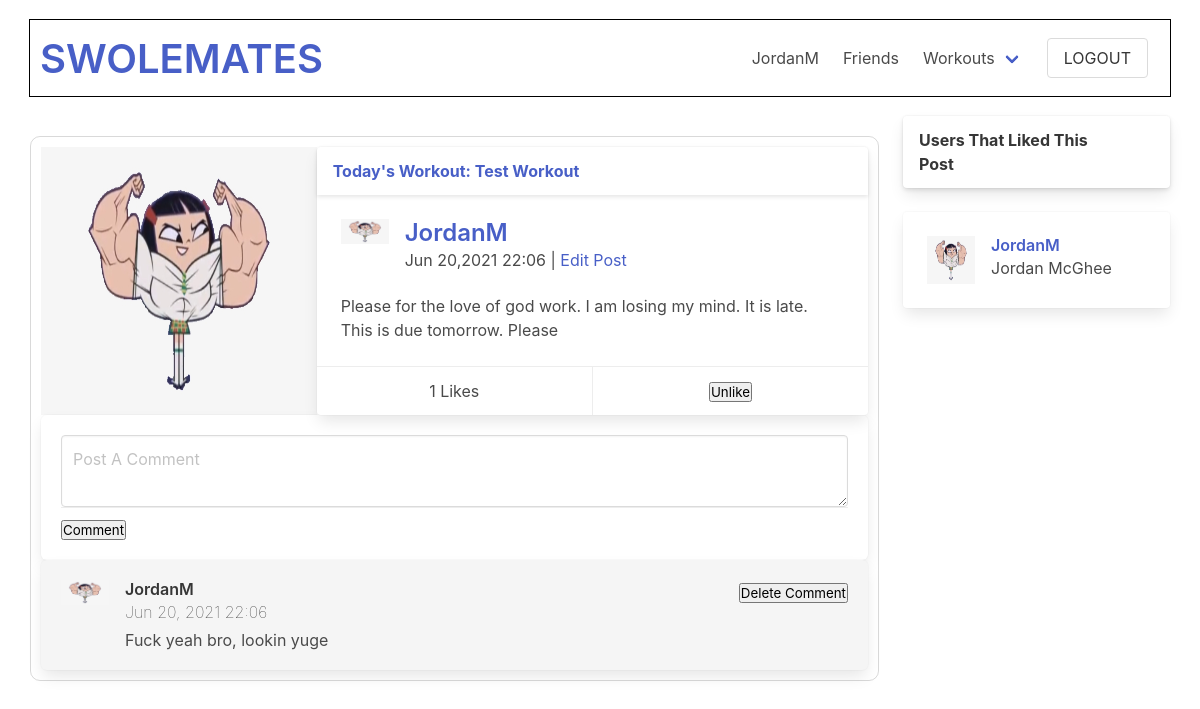
The page /swolemates/post/31 (signed in) on the database as committed earlier.
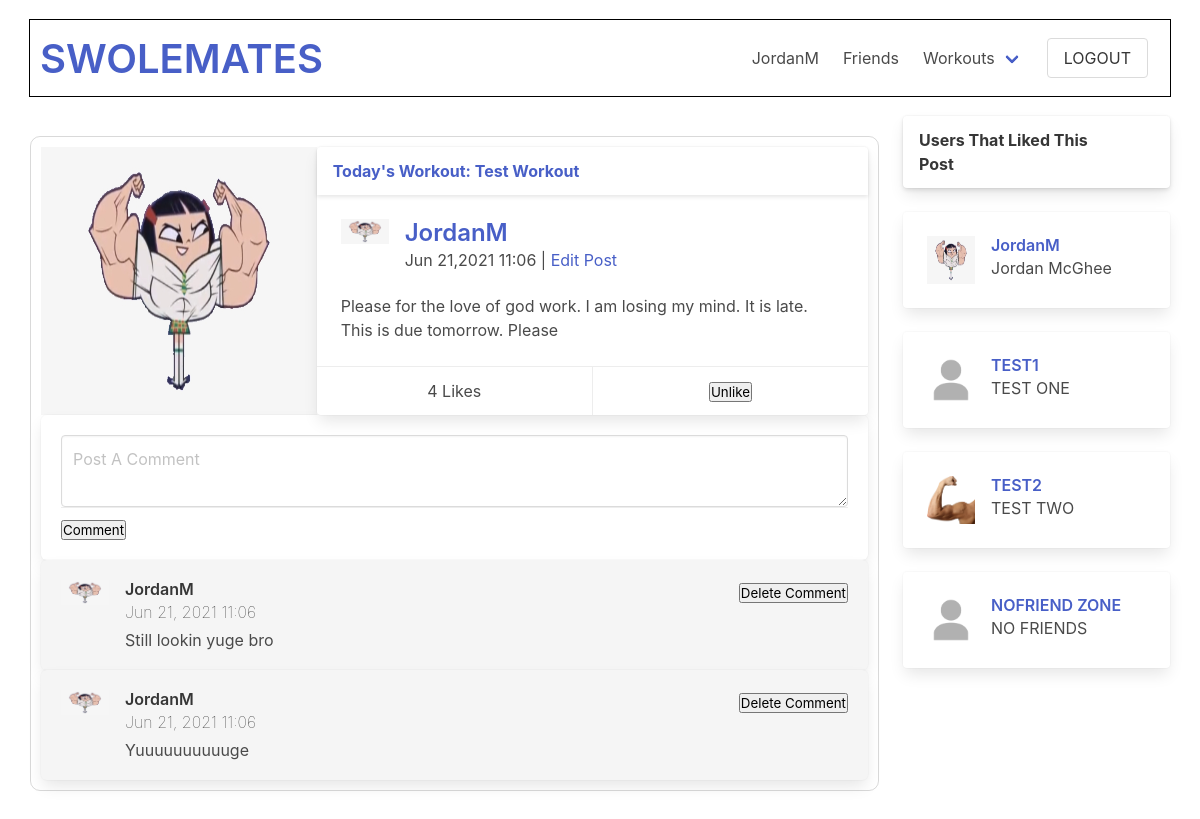
The same page on the database as committed later.
### swolemates_app/models.py (models this page shows, shortened)
class User(models.Model):
    first_name = models.CharField(max_length = 50)
    last_name = models.CharField(max_length = 50)
    username = models.CharField(max_length=45, unique=True)
    email = models.EmailField(unique=True)
    password = models.CharField(max_length = 60)
    profile_photo = models.ImageField(default='default.png', upload_to = "images/")
    bio = models.TextField(blank=True, null=True)
    fav_exercises = models.TextField(blank=True, null=True)
    objects = UserManager()
    friends = models.ManyToManyField('self', blank=True)
    created_at = models.DateTimeField(auto_now_add=True)
    updated_at = models.DateTimeField(auto_now=True)
    def __str__(self):
        return self.username

class Post(models.Model):
    content = models.TextField()
    image = models.ImageField(null=True, blank=True, upload_to = "images/")
    posted_by = models.ForeignKey(User, related_name="posts", on_delete=models.CASCADE)
    liked_by = models.ManyToManyField(User, related_name="liked_posts", blank=True)
    workout = models.ForeignKey(Workout, null=True, blank=True, related_name="posts", on_delete=models.SET_NULL)
    objects = PostCommentManager()
    created_at = models.DateTimeField(auto_now_add=True)
    updated_at = models.DateTimeField(auto_now=True)

class Workout(models.Model):
    name = models.CharField(max_length=50)
    created_by = models.ForeignKey(User, related_name="workouts", on_delete=models.CASCADE)
    liked_by = models.ManyToManyField(User, related_name="liked_workouts", blank=True)
    objects = WorkoutManager()
    created_at = models.DateTimeField(auto_now_add=True)
    updated_at = models.DateTimeField(auto_now=True)

class Comment(models.Model):
    content = models.TextField()
    post = models.ForeignKey(Post, related_name="comments", on_delete=models.CASCADE)
    posted_by = models.ForeignKey(User, related_name="comments", on_delete=models.CASCADE)
    liked_by = models.ManyToManyField(User, related_name="liked_comments", blank=True)
    objects = PostCommentManager()
    created_at = models.DateTimeField(auto_now_add=True)
    updated_at = models.DateTimeField(auto_now=True)

### swolemates_app/views.py (the view)
# urls.py: path('swolemates/post/<int:post_id>', views.view_post),
def view_post(request,post_id):
    post = Post.objects.get(id=post_id)
    context = {
        "user": User.objects.get(id=request.session["user_id"]),
        "profile": post.posted_by,
        "post": post,
    }
    return render(request, "post_view.html", context)

### swolemates_app/templates/post_view.html (shortened to what this page needs)
<!DOCTYPE html>
<html lang="en">
<head>
    <link rel="stylesheet" href="https://cdn.jsdelivr.net/npm/bulma@0.9.3/css/bulma.min.css">
    {% load static %}
    <link rel="stylesheet" href="{% static 'css/home_page.css' %}">
</head>
<body>
    <div id="wrapper">
        <nav class="navbar">
            <div class="navbar-brand">
                    <p class="title is-2 is-align-self-center" id="wtf"><a href="/swolemates">SWOLEMATES</a></p>
            </div>
            <div class="navbar-menu navbar-end">
                <a href="/swolemates/user/{{user.username}}" class="navbar-item">
                    {{user.username}}
                </a>
                <a href="/swolemates/user/{{user.username}}/friends" class="navbar-item">
                    Friends
                </a>
                <div class="navbar-item has-dropdown is-hoverable">
                    <a href="/swolemates/user/{{user.username}}/workouts" class="navbar-link">
                        Workouts
                    </a>
                </div>
                <div class="navbar-item">
                    <form action="/logout" method="POST">
                        <input type="submit" value="LOGOUT" class="button" id="logout">
                    </form>
                </div>
            </div>
        </nav>
    <div class="tile is-ancestor is-align-items-flex-start">
        <div class="tile is-parent is-vertical is-9">
            <div class="tile is-child is-vertical">
                <div class="post">
                    <div class="tile is-12">
                            {% if post.image %}
                                <div class="tile is-4">
                                    <img src="/media/{{post.image}}" alt="{{post.posted_by}} image">
                                </div>
                            {% endif %}
                            <div class="tile" id="test">
                                <div class="card">
                                    {% if post.workout %}
                                    <header class="card-header">
                                        <p class="card-header-title">
                                            <a href="/swolemates/workout/{{post.workout.id}}">Today's Workout: {{post.workout.name}}</a>
                                        </p>
                                    </header>
                                    {% endif %}
                                    <div class="card-content">
                                        <div class="media">
                                            <div class="media-left">
                                                <figure class="image is-48x48">
                                                <img src="/media/{{post.posted_by.profile_photo}}" alt="profile photo">
                                                </figure>
                                            </div>
                                            <div class="media-content">
                                                <p class="title is-4"><a href="/swolemates/user/{{post.posted_by.username}}">{{post.posted_by}}</a></p>
                                                <p class="subtitle is-6">{{post.updated_at|date:"M d,Y H:m "}} {% if post.posted_by == user %}|  <a href="/swolemates/post/{{post.id}}/edit">Edit Post</a> {% endif %}</p>
                                            </div>
                                        </div>
                                        <div class="content">
                                            <p>{{post.content}}</p>
                                        </div>
                                    </div>
                                    <footer class="card-footer">
                                        <p class="card-footer-item">{{post.liked_by.all|length}} Likes</p>
                                        {% if user in post.liked_by.all %}
                                            <div class="card-footer-item">
                                                <form action="/swolemates/post/{{post.id}}/remove_like" method="POST" >
                                                    <input type="submit" value="Unlike">
                                                </form>
                                            </div>
                                        {% endif %}
                                    </footer>
                                </div>
                            </div>
                    </div>
                    <div class="tile is-12">
                        <div class="box">
                            <div class="media">
                                <form action="/swolemates/post/{{post.id}}/add_comment" method="POST">
                                <div class="media-content">
                                    <textarea class="textarea" name="content" id="home-text-area" cols="300" rows="2" placeholder="Post A Comment"></textarea>
                                </div>
                                <div class="media">
                                    <input type="submit" value="Comment">
                                </div>
                                </form>
                            </div>
                        </div>
                    </div>
                    <div class="tile is-12 is-vertical">
                            {% for comment in post.comments.all %}
                            <div class="tile">
                                <div class="box" id="comment">
                                    <div class="media">
                                        <div class="media-left">
                                            <figure class="image is-48x48">
                                            <img src="/media/{{comment.posted_by.profile_photo}}" alt="profile photo">
                                            </figure>
                                        </div>
                                        <div class="media-content">
                                            <p class="title is-6">{{comment.posted_by}}</p>
                                            <p class="subtitle is-6" id="comment-time">{{comment.updated_at|date:"M d, Y H:m "}}</p>
                                            <p class="subtitle is-6" id="comment-content">{{comment.content}}</p>
                                        </div>
                                        <div class="media-right is-align-content-center">
                                            {% if comment.posted_by == user %}
                                                <form action="/swolemates/post/{{post.id}}/comment/{{comment.id}}/delete" method="POST" class="is-align-items-center">
                                                    <input type="submit" value="Delete Comment">
                                                </form>
                                            {% endif %}
                                        </div>
                                    </div>
                                </div>
                            </div>
                            {% endfor %}
                        </div>
                </div>
            </div>
        </div>
        <div class="tile is-parent is-vertical is-align-items-flex-start">
                <div class="tile is-child is-12">
                    <div class="card">
                        <header class="card-header">
                        <p class="card-header-title">
                            Users That Liked This Post
                        </p>
                        <button class="card-header-icon" aria-label="more options">
                            <span class="icon">
                            </span>
                        </button>
                        </header>
                    </div>
                </div>
                {% for person in post.liked_by.all %}
                    <div class="tile is-child is-12">
                        <div class="card">
                            <div class="card-content">
                                <div class="media">
                                    <div class="media-left">
                                        <img src="/media/{{person.profile_photo}}" alt="{{friend.username}}'s profile pic" class="image is-48x48">
                                    </div>
                                    <div class="media-content">
                                        <p class="title is-6"><a href="/swolemates/user/{{person.username}}">{{ person.username }}</a></p>
                                        <p class="subtitle is-6">{{ person.first_name }} {{ person.last_name }}</p>
                                    </div>
                                </div>
                            </div>
                        </div>
                    </div>
                {% endfor %}
        </div>
        </div>
    </div>
</body>
</html>

### swolemates_app/static/css/home_page.css (style rules this page uses)
* { margin: 0px; padding: 0px; }
#wrapper { width: 95%; margin: auto; }
.is-ancestor { margin: auto; }
#wtf { margin-bottom: 0px; padding-bottom: 0px; }
nav { margin: 20px auto; padding: 10px; outline: 1px solid black; }
#home-text-area { width: 100%; }
#test .card { width: 100%; }
.post { margin: 20px auto; padding: 10px; border: 1px solid rgb(0, 0, 0, .15); border-radius: 10px; }
.box { width: 100%; }
#comment { background-color: #f5f5f5; }
#comment-time { font-weight: lighter; color: rgb(0, 0, 0, .85); margin-bottom: 8px; }
#comment-content { margin-top: 0px; }

Rows that differ between the two databases and show on the page:
removed Comment: posted_by.profile_photo (picture), posted_by "JordanM", updated_at "Jun 20, 2021 22:06", content "Fuck yeah bro, lookin yuge"
changed Post "JordanM": updated_at "Jun 20,2021 22:06" → "Jun 21,2021 11:06"; liked_by.all|length "1" → "4"
added Comment: posted_by.profile_photo (picture), posted_by "JordanM", updated_at "Jun 21, 2021 11:06", content "Still lookin yuge bro"
added Comment: posted_by.profile_photo (picture), posted_by "JordanM", updated_at "Jun 21, 2021 11:06", content "Yuuuuuuuuuuge"
now on this page (row unchanged): User: profile_photo (placeholder picture), username "TEST1", first_name "TEST", last_name "ONE"
now on this page (row unchanged): User: profile_photo (picture), username "TEST2", first_name "TEST", last_name "TWO"
now on this page (row unchanged): User: profile_photo (placeholder picture), username "NOFRIEND ZONE", first_name "NO", last_name "FRIENDS"
